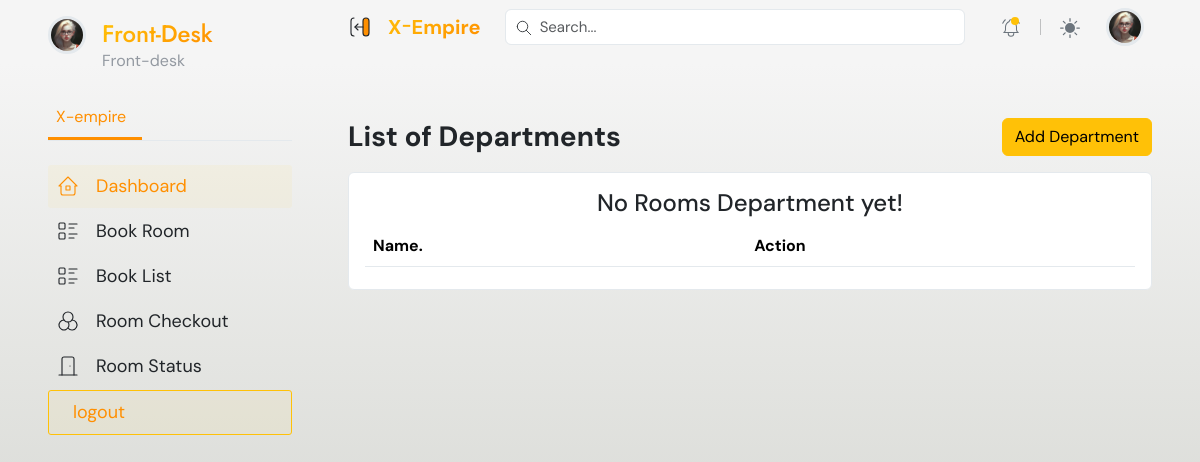
Page /hrm/departments/ on the earlier database version.
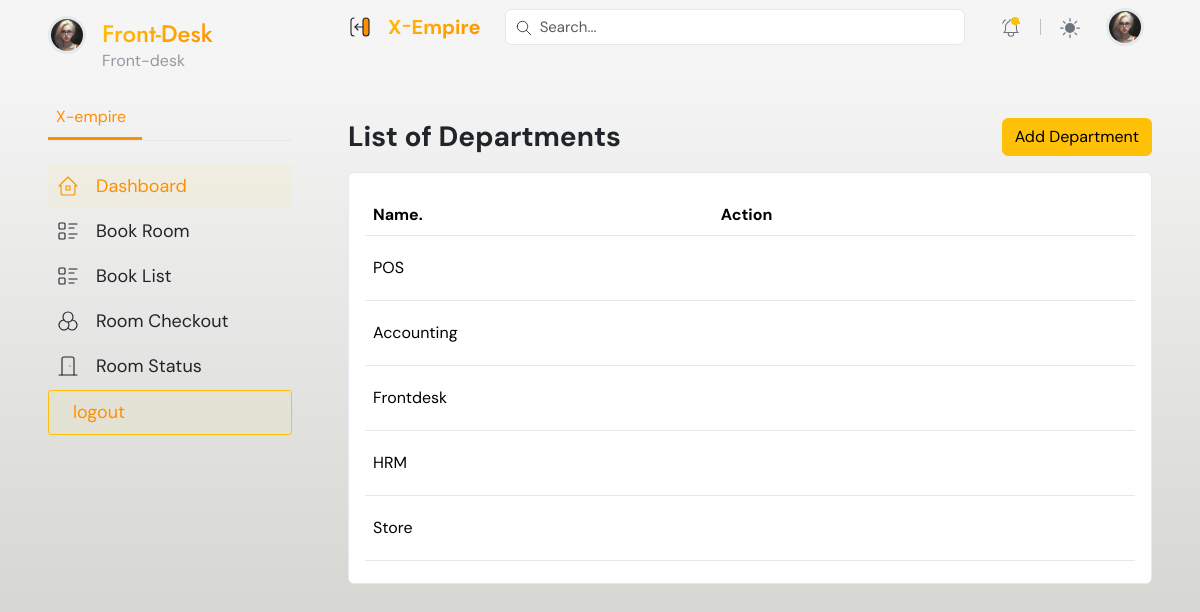
Same page on the later database version.
### hrm/models.py (models this page shows, shortened)
class Department(models.Model):
    name = models.CharField(max_length=100, unique=True)  # Ensure department name is unique
    slug = models.SlugField(max_length=100, unique=True, blank=True)
    date_created = models.DateTimeField(auto_now_add=True)

### hrm/views.py (the view)
# urls.py: path('departments/', views.department_list, name='departments'),
def department_list(request):
    departments = Department.objects.all()
    form = DepartmentForm()
    context=  {
        'departments': departments,
        'form':form,
        }
    return render(request, 'pages/department.html',context)

### hrm/forms.py
class DepartmentForm(forms.ModelForm):
    class Meta:
        model = Department
        fields = ['name',]
    def __init__(self, *args, **kwargs):
        super(DepartmentForm, self).__init__(*args, **kwargs)
        self.fields['name'].widget.attrs.update({'class': 'form-control', 'placeholder': 'Enter Department Name'})

### hrm/templates/pages/department.html (shortened to what this page needs)
{% extends 'dashboard_base.html' %}
{% load static %}
{% block content %}
    <main class="container-fluid px-0">
        {% if request.user.is_admin %}
            {% include '../partials/menubars/admin_sidebar.html' %}
        {% elif request.user.is_supervisor %}
            {% include '../partials/menubars/supervisor_sidebar.html' %}
        {% elif request.user.is_account_officer %}
            {% include '../partials/menubars/accounting_sidebar.html' %}
        {% elif request.user.is_pos_officer %}
            {% include '../partials/menubars/pos_sidebar.html' %}
        {% else %}
            {% include '../partials/menubars/frontdesk_sidebar.html' %}
        {% endif %}
        <div class="content">
            {% include '../partials/top_header.html' %}
            <div class="px-xl-5 px-lg-4 px-3 py-3 mt-5 page-body">
                <div class="row g-3">
                    <div class="col-sm-12">
                        <div class="d-flex align-items-center justify-content-between flex-wrap">
                            <h3 class="fw-bold mb-0"> List of Departments</h3>
                            <div class="col-auto d-flex w-sm-100">
                                <button type="button" class="btn btn-warning" data-bs-toggle="offcanvas" data-bs-target="#add-department" aria-controls="add-department">Add Department</button>
                            </div>
                        </div>
                    </div>
                    <div class="col-sm-12">
                        <div class="card">
                            <div class="card-body">
                                <table class="table dataTable align-middle table-hover table-body" style="width: 100%;">
                                    <thead>
                                        <tr>
                                            <th>Name.</th>
                                            <th>Action</th>
                                        </tr>
                                    </thead>
                                    <tbody>
                                        {% if departments %}
                                            {% for department in departments %}
                                                <tr>
                                                    <td>{{ department.name }}</td>
                                                    <td>
                                                        <button type="button" class="btn" data-bs-toggle="offcanvas" data-bs-target="#edit-room" aria-controls="edit-room"><i class="fa fa-pencil-square fa-2x"></i></button>
                                                        <a href="#" data-url="{% url 'hrm:department_delete' 0 %}" onclick="deleteDepartment(event, {{ department.id }})" class="btn"><i class="fa fa-trash text-danger fa-2x"></i></a>
                                                    </td>
                                                </tr>
                                            {% endfor %}
                                        {% else %}
                                            <div class="text-center">
                                                <h4> No Rooms Department yet! </h4>
                                            </div>
                                        {% endif %}
                                    </tbody>
                                </table>
                            </div>
                        </div>
                    </div>
                </div>
            </div>
            </main>
{% endblock %}

Differences in the rows shown:
added Department: name "POS"
added Department: name "Accounting"
added Department: name "Frontdesk"
added Department: name "HRM"
added Department: name "Store"
Other differences:
text no longer shown: "No Rooms Department yet!"
